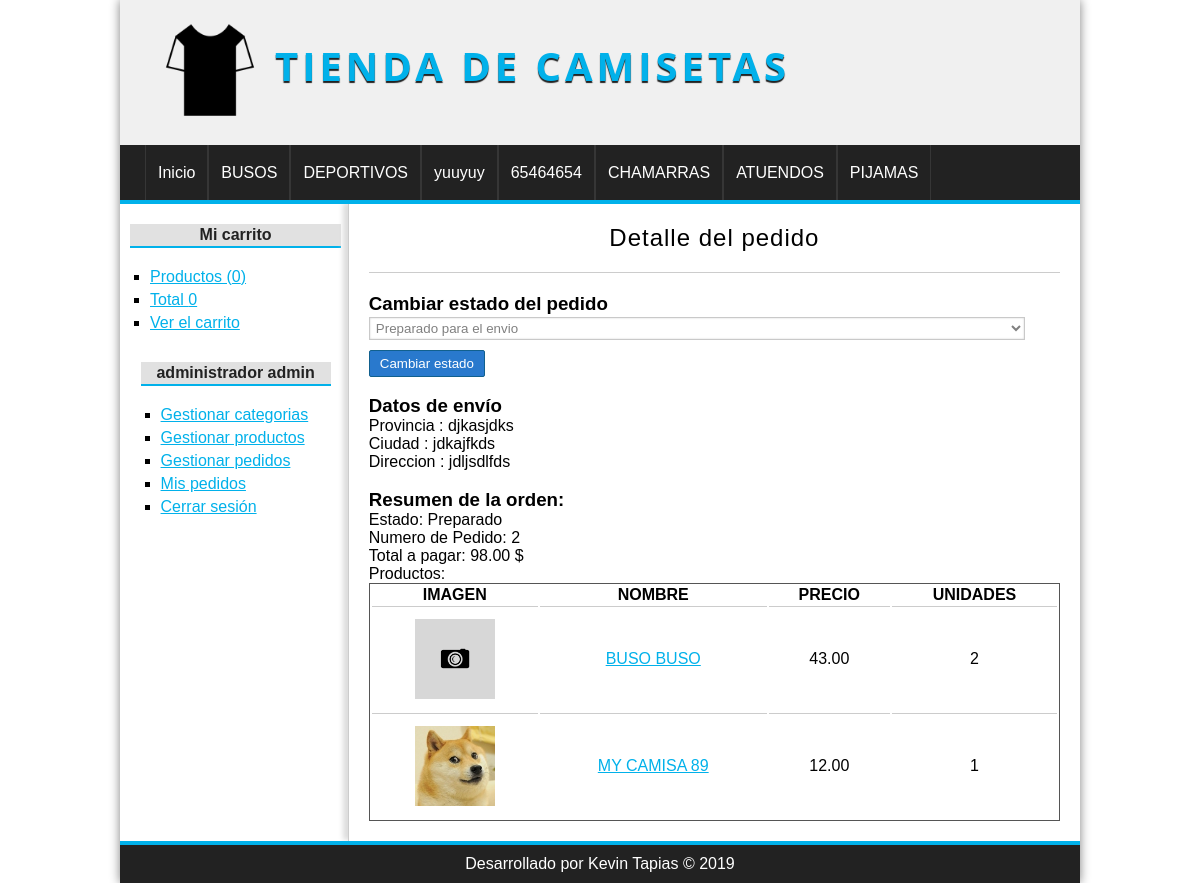
/pedido/detalle&id=2 (signed in), run on the app's committed database.
### tables this page shows
CREATE TABLE `categorias` (
  `idcategoria` int(11) NOT NULL,
  `nombre` varchar(45) NOT NULL
);

CREATE TABLE `pedidos` (
  `idpedido` int(11) NOT NULL,
  `idusuario` int(11) NOT NULL,
  `provincia` varchar(255) NOT NULL,
  `localidad` varchar(100) NOT NULL,
  `direccion` varchar(255) NOT NULL,
  `coste` float(200,2) NOT NULL,
  `estado` varchar(20) NOT NULL,
  `fecha` date DEFAULT NULL,
  `hora` time DEFAULT NULL
);

CREATE TABLE `lineas_pedido` (
  `idlineas_pedido` int(11) NOT NULL,
  `idpedido` int(11) NOT NULL,
  `idproducto` int(11) NOT NULL,
  `unidades` int(11) NOT NULL
);

CREATE TABLE `productos` (
  `idproducto` int(11) NOT NULL,
  `idcategoria` int(11) NOT NULL,
  `nombre` varchar(255) NOT NULL,
  `descripcion` text,
  `precio` float(100,2) DEFAULT NULL,
  `stock` int(11) NOT NULL,
  `oferta` varchar(2) DEFAULT NULL,
  `fecha` datetime NOT NULL,
  `imagen` varchar(255) DEFAULT NULL
);

### config/db.php (called while the page is built)
<?php
class Database{
    public static function connect(){
        $db = new mysqli(
            "localhost",
            "root",
            "",
            "tiendamaster"
        );
        $db->query("SET NAMES 'utf8'");
        return $db;
    }
}

### helpers/utils.php (called while the page is built, shortened)
<?php
    require_once 'models/categoria.php';
    class Utils{
        public static function showCategorias(){
            $categoria = new Categoria();
            $categorias = $categoria->listar();
            return $categorias;
        }
        public static function showStatus($status){
            $value = "Pendiente";
            switch ($status) {
                case 'ready':
                    $value = "Preparado";
                break;
            }
            return $value;
        }
    }
?>

### models/categoria.php (called while the page is built, shortened)
<?php
    class Categoria{
        private   $db;
        public  function __construct(){
            $this->db  =  Database::connect();
        }
        public function listar(){
            $categorias = $this->db->query("SELECT * FROM categorias ORDER BY idcategoria DESC");
            return $categorias;
        }
    }
?>

### models/pedido.php (called while the page is built, shortened)
<?php
    class Pedido{
        private $idpedido;
        private   $db;
        public  function __construct(){
            $this->db  =  Database::connect();
        }
        public function mostrar(){
                $producto = $this->db->query("SELECT * FROM pedidos WHERE idpedido = {$this->idpedido}");
                return $producto->fetch_object();
        }
        public function getProductsbyOrder($id){
            $sql = "SELECT pr.*, lp.unidades from productos pr
            INNER JOIN lineas_pedido lp ON pr.idproducto = lp.idproducto
            WHERE lp.idpedido = {$id}";
            $productos = $this->db->query($sql);
            return $productos;
        }
        public function setIdpedido($idpedido)
        {
                $this->idpedido = $idpedido;
                return $this;
        }
    }

### views/pedido/detalle.php (the view, shortened to what this page needs)
<h1>Detalle del pedido</h1>
<?php if(isset($pedido)):?>
    <?php  if(isset($_SESSION['admin'])):?>
        <h3>Cambiar estado del pedido</h3>
        <form action="<?=base_url?>pedido/estado" method="POST">
            <select name="estado" id="">
                <option value="ready" <?=$pedido->estado == 'ready' ? 'selected':""; ?>>Preparado para el envio</option>
            </select>
            <input type="submit" value="Cambiar estado">
        </form>
        <br>
    <?php endif;?>
    <h3>Datos de envío</h3>
        Provincia : <?=$pedido->provincia?> <br/>
        Ciudad : <?=$pedido->localidad?> <br/>
        Direccion : <?=$pedido->direccion?> <br/>
    <br/>
    <h3>Resumen de la orden:</h3>
        Estado:  <?= Utils::showStatus($pedido->estado) ?> <br/>
        Numero de Pedido: <?=$pedido->idpedido?> <br/>
        Total a pagar: <?=$pedido->coste?> $ <br/>
        Productos:
        <table>
        <tr>
            <th>IMAGEN</th>
            <th>NOMBRE</th>
            <th>PRECIO</th>
            <th>UNIDADES</th>
        </tr>
            <?php while($producto = $pedido_productos->fetch_object()):?>
                <tr>
                <td>
                    <?php if($producto->imagen != null): ?>
                        <img src="<?=base_url?>uploads/images/<?=$producto->imagen?>" alt="camisa" class="img_carrito">
                    <?php else: ?>
                        <img src="<?=base_url?>assets/emptyimg.png" alt="camisa" class="img_carrito">
                    <?php endif; ?>
                </td>
                <td>  <a href="<?=base_url?>producto/ver&id=<?=$producto->idproducto?>"> <?=$producto->nombre?> </a> </td>
                <td><?=$producto->precio?></td>
                <td><?=$producto->unidades?></td>
            </tr>
            <?php endwhile;?>
        </table>
<?php endif;?>

### views/layout/header.php (shortened to what this page needs)
<?php
 require_once 'helpers/utils.php';
?>
<!DOCTYPE html>
<html lang="es">
<head>
    <link rel="stylesheet" href="<?=base_url?>assets/css/styles.css">
</head>
<body>
    <div id="container">
        <header id="header">
            <div id="logo">
                <img src="<?=base_url?>assets/camisa.png" alt="camiseta">
                <a href="<?=base_url?>">
                Tienda de Camisetas</a>
            </div>
        </header>
        <?php $categorias =  Utils::showCategorias() ?>
        <nav id="menu">
            <ul>
                <li>
                    <a href="<?=base_url?>">Inicio</a>
                </li>
            <?php while($cat = $categorias->fetch_object()): ?>
                <li>
                    <a href="<?=base_url?>categoria/ver&id=<?=$cat->idcategoria?>"><?=$cat->nombre?></a>
                </li>
              <?php endwhile;?>
            </ul>
        </nav>
        <div id="content">

### assets/css/styles.css (style rules this page uses)
* { padding: 0px; margin: 0px; font-family: sans-serif, Arial, Helvetica; }
a { color: #01b1EA; }
#container { width: 80%; margin: 0px auto; box-shadow: 0px 0px 10px gray; background: white; }
#header { height: 145px; background: #F0F0F0; height: 145px; }
#logo { float: left; padding: 20px; margin-left: 20px; }
#logo img { float: left; height: 100px; }
#logo a { float: left; font-size: 40px; letter-spacing: 4px; font-family: 'Open Sans', Arial, Helvetica, sans-serif; text-transform: uppercase; color: #01B1EA; font-weight: bold; text-decoration: none; margin-top: 18px; margin-left: 15px; text-shadow: 0px 2px 1px #222; transition: all 300ms; }
#menu { clear: both; background: #222; color: white; height: 55px; border-bottom: 4px solid #01B1EA; }
#menu ul { list-style: none; text-decoration: none; margin: 0px auto; margin-left: 25px; }
#menu ul li { line-height: 55px; float: left; border-right: 1px solid #363636; }
#menu a { display: block; color: white; text-decoration: none; padding-left: 12px; padding-right: 12px; transition: all 200ms; }
#menu a:first-child { border-left: 1px solid #363636; }
#content { margin:0px auto; overflow: hidden; background: white; }
label,input[type="button"], input[type="submit"], button { display: block; margin-top: 10px; }
input[type="text"], input[type="password"], input[type="email"], select, input[type="number"], textarea { border: 1px solid #C9C9C9; box-shadow: 0px 0px 2px #ccc inset; background: white; padding: 2px; color: gray; transition: all 300ms; }
input[type="button"], input[type="submit"], button, .button { display:block; border-radius: 2px; width: auto; padding:5px; padding-left: 10px; padding-right: 10px; color: white; background: #2979CD; border: 1px solid #11608E; cursor: pointer; }
label,input[type="text"], input[type="password"], input[type="email"], input[type="number"], select, textarea { display: block; width: 95%; margin-top: 2px; margin-bottom: 2px; }
#central h1 { font-size: 24px; text-align: center; font-weight: normal; letter-spacing: 1px; border-bottom: 1px solid #ccc; margin-bottom :20px; padding: 20px; }
.img_carrito { height: 80px; display: block; margin: 10px auto; }
table { width: 100%; border: 1px solid #555; text-align: center; }
table td { border-top: 1px solid #ccc; padding: 2px; }

### data on the page
categorias: nombre "BUSOS"
categorias: nombre "DEPORTIVOS"
categorias: nombre "yuuyuy"
categorias: nombre "65464654"
categorias: nombre "CHAMARRAS"
categorias: nombre "ATUENDOS"
categorias: nombre "PIJAMAS"
pedidos: estado "Preparado para el envio", provincia "djkasjdks", localidad "jdkajfkds", direccion "jdljsdlfds", estado "Preparado", idpedido "2", coste "98.00"
lineas_pedido: idproducto.nombre "BUSO BUSO", idproducto.precio "43.00", unidades "2"
lineas_pedido: idproducto.imagen (picture), idproducto.nombre "MY CAMISA 89", idproducto.precio "12.00", unidades "1"

### other printed values
$stats['count'] "0"
$stats['total'] "0"
$_SESSION['identity']->nombre "administrador"
$_SESSION['identity']->apellidos "admin"
